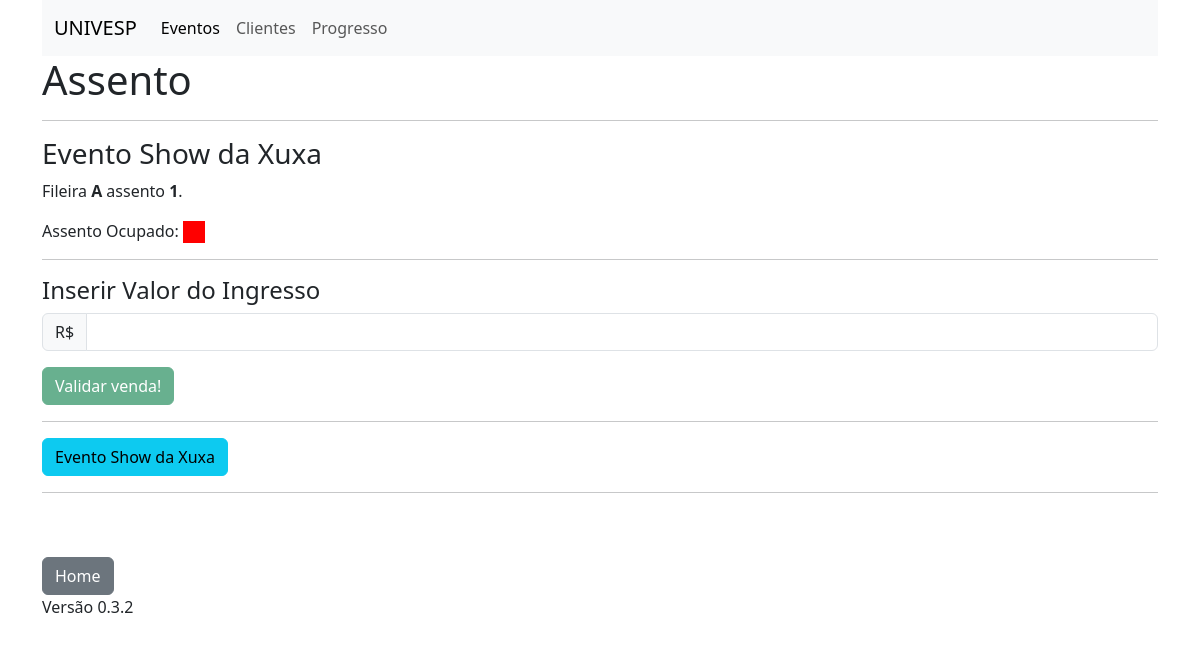
The page /assento/A/1/1 on the database as committed earlier.
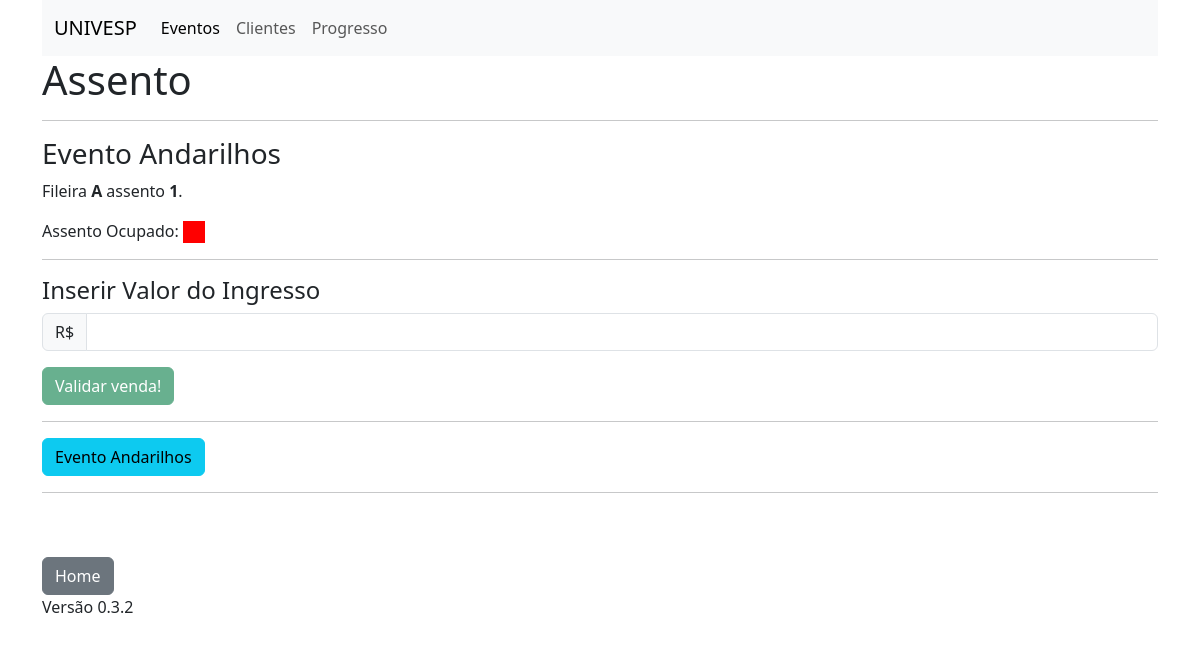
The same page on the database as committed later.
### models.py (models this page shows, shortened)
class Evento(db.Model):
    __tablename__ = 'eventos'
    id = db.Column(db.Integer, primary_key=True)
    nome = db.Column(db.String(100))
    descricao = db.Column(db.String(256))
    data = db.Column(db.String(10))
    hora_inicio = db.Column(db.String(5))
    assentos = db.relationship('Assento', back_populates='evento')
    usuario_id = db.Column(db.Integer, db.ForeignKey('usuarios.id'))
    usuario = db.relationship('Usuario', back_populates='eventos')
    clientes = db.relationship('Cliente',
                               secondary=Cliente_Evento.__table__,
                               back_populates='eventos')

### routes.py (the view)
@app.route('/assento/<fileira>/<int:numero>/<int:id>', methods=['GET','POST'])
def assento(fileira,numero,id):
    evento = Evento.query.get(id)
    assentos = Assento.query.filter_by(evento_id=id).all()
    assento = None
    for a in assentos:
        if a.fileira == fileira and a.numero == numero:
            assento = a
    if request.method=='GET':
        print('GET',assento)
        return render_template('assento.html',fileira=fileira, numero=numero, evento=evento, assento=assento)
    if request.method=='POST':
        assento.preco = request.form.get('preco')
        assento.livre = False
        db.session.commit()
        return redirect(url_for('assento',fileira=fileira,numero=numero,id=id))

### models.py (called while the page is built)
    def __repr__(self):
        return "Fileira: {}, Número: {}, Ocupado: {}.".format(self.fileira, self.numero, self.livre)

### templates/assento.html
{% extends 'base.html' %}
{% block conteudo %}
<h1>Assento</h1>
<hr>
<h3>Evento {{evento.nome}}</h3>
<div>
    <p>Fileira <b>{{fileira.upper()}}</b> assento <b>{{numero}}</b>.</p>
    {% if assento.livre %}
        {{assento.livre}} Assento Livre: <img width="22" height="22" src="{{ url_for('static', filename='imagens/verde.png')}}">
    {% else %}
        Assento Ocupado: <img width="22" height="22" src="{{ url_for('static', filename='imagens/vermelho.png')}}">
    {% endif %}
</div>
<hr>
<h4>Inserir Valor do Ingresso</h4>
<form action="/assento/{{fileira}}/{{numero}}/{{evento.id}}" method="post">
    <div class="input-group mb-3">
        <span class="input-group-text">R$</span>
        <input type="text" class="form-control" aria-label="" id="preco" name="preco" required>
    </div>
        <button type="submit" class="btn btn-success"
            {% if not assento.livre %} disabled {% endif %}>
            Validar venda!
        </button>
</form>
<hr>
<a class="btn btn-info" href="{{url_for('evento',id=evento.id)}}" role="button">Evento {{evento.nome}}</a>
{% endblock %}

Rows that differ between the two databases and show on the page:
changed Evento: nome "Show da Xuxa" → "Andarilhos"
